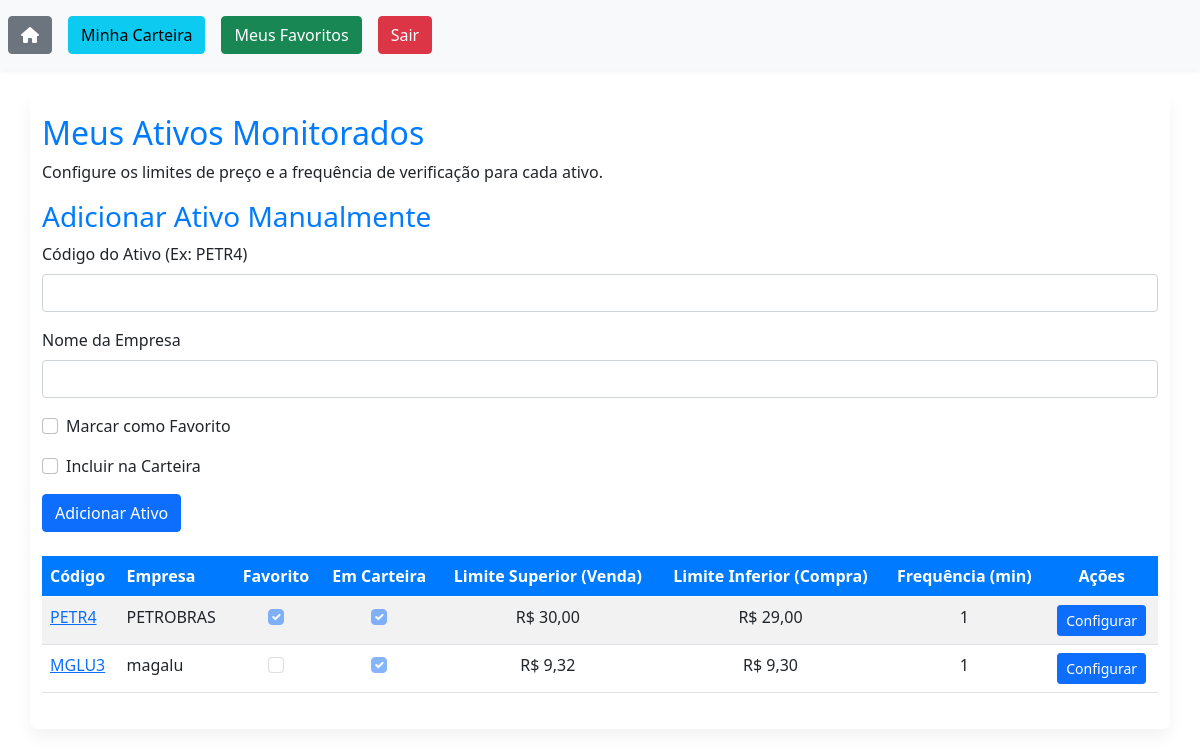
The page /ativos_user/carteira/ (signed in) on the database its author committed.
### ativos_user/models.py (models this page shows, shortened)
class AtivosUser(models.Model):
    user = models.ForeignKey(User, on_delete=models.CASCADE)
    ativo = models.ForeignKey(Ativo, on_delete=models.CASCADE) # Alterado para o novo modelo Ativo
    limite_superior = models.DecimalField(max_digits=10, decimal_places=2, null=True, blank=True)
    limite_inferior = models.DecimalField(max_digits=10, decimal_places=2, null=True, blank=True)
    intervalo_verificacao = models.IntegerField(default=60)  # in minutes
    favorito = models.BooleanField(default=False)
    em_carteira = models.BooleanField(default=False)
    last_alert_sent = models.DateTimeField(null=True, blank=True) # Novo campo

class Ativo(models.Model): # Novo modelo Ativo
    cod_ativo = models.CharField(max_length=10, unique=True)
    nome_empresa = models.CharField(max_length=100)

### ativos_user/views.py (the view)
# urls.py: path('carteira/', carteira, name='carteira'),
@login_required(login_url='login')
def carteira(request): # Renomeado de favoritos para carteira
    user = request.user
    busca = request.GET.get('cod-ativo')
    if busca:
        ativos_list = AtivosUser.objects.filter(
            Q(ativo__cod_ativo__icontains=busca) | Q(ativo__nome_empresa__icontains=busca),
            user=user,
            em_carteira=True # Filtrar por em_carteira
        )
    else:
        ativos_list = AtivosUser.objects.filter(user=user, em_carteira=True) # Filtrar por em_carteira
    for ativo in ativos_list:
        ativo.form = AtivoUserForm(instance=ativo)
    paginacao = Paginator(ativos_list, 10)
    page = request.GET.get('page')
    ativos_por_pagina = paginacao.get_page(page)
    return render(request, 'favoritos.html', {'ativos': ativos_por_pagina, "favorito": True}) # Renderizar o template 'favoritos.html' por enquanto

### ativos_user/templates/favoritos.html (shortened to what this page needs)
{% extends 'base.html' %}
{% load static %}
{% block body %}
<div class="container mt-4">
    <div class="row">
        <div class="col">
            <h2>Meus Ativos Monitorados</h2>
            <p>Configure os limites de preço e a frequência de verificação para cada ativo.</p>
        </div>
    </div>
    <div class="row mb-4">
        <div class="col-md-12">
            <h3>Adicionar Ativo Manualmente</h3>
            <form method="POST" action="{% url 'ativos_user:add_manual_asset' %}">
                <div class="mb-3">
                    <label for="cod_ativo_manual" class="form-label">Código do Ativo (Ex: PETR4)</label>
                    <input type="text" class="form-control" id="cod_ativo_manual" name="cod_ativo" required>
                </div>
                <div class="mb-3">
                    <label for="nome_empresa_manual" class="form-label">Nome da Empresa</label>
                    <input type="text" class="form-control" id="nome_empresa_manual" name="nome_empresa" required>
                </div>
                <div class="mb-3 form-check">
                    <input type="checkbox" class="form-check-input" id="favorito_manual" name="favorito">
                    <label class="form-check-label" for="favorito_manual">Marcar como Favorito</label>
                </div>
                <div class="mb-3 form-check">
                    <input type="checkbox" class="form-check-input" id="em_carteira_manual" name="em_carteira">
                    <label class="form-check-label" for="em_carteira_manual">Incluir na Carteira</label>
                </div>
                <button type="submit" class="btn btn-primary">Adicionar Ativo</button>
            </form>
        </div>
    </div>
    <div class="table-responsive">
        <table class="table table-striped table-hover">
            <thead class="thead-dark">
                <tr>
                    <th scope="col">Código</th>
                    <th scope="col">Empresa</th>
                    <th scope="col" class="text-center">Favorito</th>
                    <th scope="col" class="text-center">Em Carteira</th>
                    <th scope="col" class="text-center">Limite Superior (Venda)</th>
                    <th scope="col" class="text-center">Limite Inferior (Compra)</th>
                    <th scope="col" class="text-center">Frequência (min)</th>
                    <th scope="col" class="text-center">Ações</th>
                </tr>
            </thead>
            <tbody>
                {% for ativo in ativos %}
                <tr>
                    <td>
                        <a href="{% url 'ativos_user:detalhes_ativo' ativo.id %}">{{ ativo.ativo.cod_ativo }}</a>
                    </td>
                    <td>{{ ativo.ativo.nome_empresa }}</td>
                    <td class="text-center">
                        <input class="form-check-input" type="checkbox" {% if ativo.favorito %} checked {% endif %} disabled>
                    </td>
                    <td class="text-center">
                        <input class="form-check-input" type="checkbox" {% if ativo.em_carteira %} checked {% endif %} disabled>
                    </td>
                    <td class="text-center">R$ {{ ativo.limite_superior|default:"N/A" }}</td>
                    <td class="text-center">R$ {{ ativo.limite_inferior|default:"N/A" }}</td>
                    <td class="text-center">{{ ativo.intervalo_verificacao|default:"N/A" }}</td>
                    <td class="text-center">
                        <button type="button" class="btn btn-primary btn-sm" data-bs-toggle="modal" data-bs-target="#configModal-{{ ativo.id }}">
                            Configurar
                        </button>
                    </td>
                </tr>
                {% empty %}
                <tr>
                    <td colspan="8" class="text-center">Você ainda não adicionou ativos para monitorar.</td>
                </tr>
                {% endfor %}
            </tbody>
        </table>
    </div>
</div>
{% endblock %}

### templates/static/css/style.css (style rules this page uses)
body { font-family: 'Segoe UI', Tahoma, Geneva, Verdana, sans-serif; background-color: #f8f9fa; color: #343a40; }
.btn-primary, .btn-success, .btn-info, .btn-danger { border-radius: 0.25rem; font-weight: 500; }
.btn-primary { background-color: #007bff; border-color: #007bff; }
.container { margin-top: 20px; padding: 20px; background-color: #ffffff; border-radius: 0.5rem; box-shadow: 0 0.5rem 1rem rgba(0,0,0,.05); }
h1, h2, h3 { color: #007bff; margin-bottom: 20px; }
.table thead th { background-color: #007bff; color: #ffffff; border-color: #007bff; }
.form-label { font-weight: 500; }

### rows shown on the page
AtivosUser: ativo.cod_ativo "PETR4", ativo.nome_empresa "PETROBRAS", favorito "☑", em_carteira "☑", limite_superior "30,00", limite_inferior "29,00", intervalo_verificacao "1"
AtivosUser: ativo.cod_ativo "MGLU3", ativo.nome_empresa "magalu", em_carteira "☑", limite_superior "9,32", limite_inferior "9,30", intervalo_verificacao "1"
